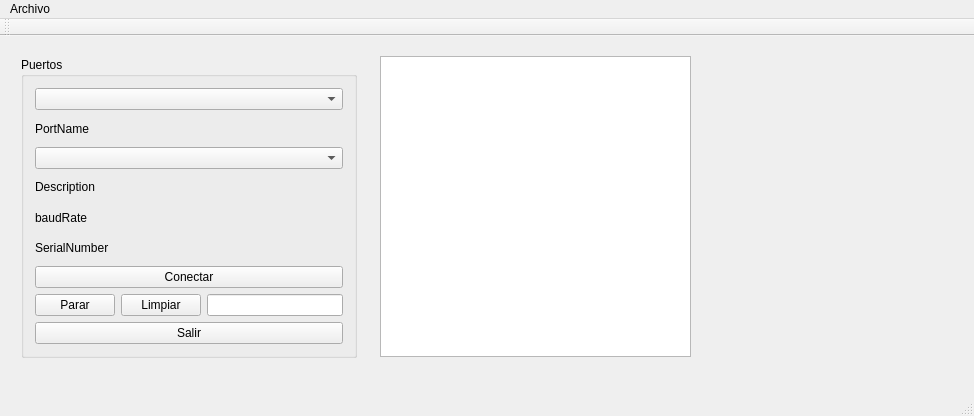
<?xml version="1.0" encoding="UTF-8"?>
<ui version="4.0">
 <class>Ventana</class>
 <widget class="QMainWindow" name="Ventana">
  <property name="geometry">
   <rect>
    <x>0</x>
    <y>0</y>
    <width>974</width>
    <height>416</height>
   </rect>
  </property>
  <property name="windowTitle">
   <string>Ventana</string>
  </property>
  <widget class="QWidget" name="centralWidget">
   <widget class="QPlainTextEdit" name="plainTextEdit">
    <property name="geometry">
     <rect>
      <x>380</x>
      <y>20</y>
      <width>311</width>
      <height>301</height>
     </rect>
    </property>
    <property name="sizePolicy">
     <sizepolicy hsizetype="Fixed" vsizetype="Fixed">
      <horstretch>0</horstretch>
      <verstretch>0</verstretch>
     </sizepolicy>
    </property>
    <property name="autoFillBackground">
     <bool>false</bool>
    </property>
   </widget>
   <widget class="QWidget" name="layoutWidget">
    <property name="geometry">
     <rect>
      <x>10</x>
      <y>10</y>
      <width>358</width>
      <height>323</height>
     </rect>
    </property>
    <layout class="QVBoxLayout" name="verticalLayout_2">
     <item>
      <widget class="QGroupBox" name="groupBox">
       <property name="title">
        <string>Puertos</string>
       </property>
       <layout class="QVBoxLayout" name="verticalLayout">
        <item>
         <widget class="QComboBox" name="portNameCB"/>
        </item>
        <item>
         <widget class="QLabel" name="portNamelabel">
          <property name="text">
           <string>PortName</string>
          </property>
         </widget>
        </item>
        <item>
         <widget class="QComboBox" name="baudRateCB"/>
        </item>
        <item>
         <widget class="QLabel" name="description">
          <property name="text">
           <string>Description</string>
          </property>
         </widget>
        </item>
        <item>
         <widget class="QLabel" name="baudRate">
          <property name="text">
           <string>baudRate</string>
          </property>
         </widget>
        </item>
        <item>
         <widget class="QLabel" name="serialNumber">
          <property name="text">
           <string>SerialNumber</string>
          </property>
         </widget>
        </item>
        <item>
         <widget class="QPushButton" name="connectButton">
          <property name="text">
           <string>Conectar</string>
          </property>
         </widget>
        </item>
        <item>
         <layout class="QHBoxLayout" name="horizontalLayout">
          <item>
           <widget class="QPushButton" name="stopButton">
            <property name="text">
             <string>Parar</string>
            </property>
           </widget>
          </item>
          <item>
           <widget class="QPushButton" name="cleanButton">
            <property name="text">
             <string>Limpiar</string>
            </property>
           </widget>
          </item>
          <item>
           <widget class="QLineEdit" name="tiempo"/>
          </item>
         </layout>
        </item>
        <item>
         <widget class="QPushButton" name="exitButton">
          <property name="text">
           <string>Salir</string>
          </property>
         </widget>
        </item>
       </layout>
      </widget>
     </item>
    </layout>
   </widget>
   <zorder>layoutWidget</zorder>
   <zorder>plainTextEdit</zorder>
  </widget>
  <widget class="QMenuBar" name="menuBar">
   <property name="geometry">
    <rect>
     <x>0</x>
     <y>0</y>
     <width>974</width>
     <height>28</height>
    </rect>
   </property>
   <widget class="QMenu" name="menuArchivo">
    <property name="title">
     <string>Archivo</string>
    </property>
    <addaction name="actionConectar"/>
    <addaction name="actionParar"/>
    <addaction name="actionExit"/>
   </widget>
   <addaction name="menuArchivo"/>
  </widget>
  <widget class="QToolBar" name="mainToolBar">
   <attribute name="toolBarArea">
    <enum>TopToolBarArea</enum>
   </attribute>
   <attribute name="toolBarBreak">
    <bool>false</bool>
   </attribute>
  </widget>
  <widget class="QStatusBar" name="statusBar"/>
  <action name="actionExit">
   <property name="text">
    <string>Salir</string>
   </property>
  </action>
  <action name="actionConectar">
   <property name="text">
    <string>Conectar</string>
   </property>
  </action>
  <action name="actionParar">
   <property name="text">
    <string>Parar</string>
   </property>
  </action>
 </widget>
 <layoutdefault spacing="6" margin="11"/>
 <resources/>
 <connections/>
</ui>
